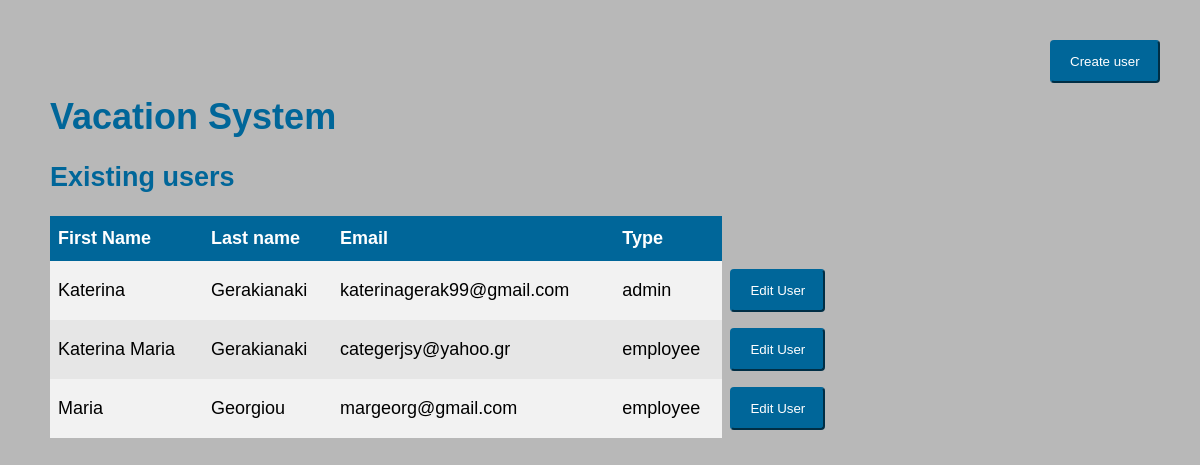
The page /homepage.php on the database its author committed.
### tables this page shows
CREATE TABLE `user` (
  `id_user` int(11) NOT NULL,
  `first_name` varchar(50) NOT NULL,
  `last_name` varchar(50) NOT NULL,
  `password` varchar(20) NOT NULL,
  `email` varchar(25) NOT NULL,
  `type` varchar(10) NOT NULL
);

### homepage.php (the view, shortened to what this page needs)
<?php
    include 'config.php';
  ?>
<!DOCTYPE html>
<html>
<head>
    <link rel="stylesheet" href="assets/css/st.css">
</head>
<body>
<div class="sidebar">
    <button class='wbtn'><a href="create_user.php">Create user</a></button>
</div>
<div class="body-text">
    <h1>Vacation System </h1>
    <h2>Existing users</h2>
    <table id="employees">
        <tr>
            <th>First Name</th>
            <th>Last name</th>
            <th>Email</th>
            <th>Type</th>
        </tr>
        <?php
        $us = mysqli_query($conn,"select * from user");
        while ($row = mysqli_fetch_array($us, MYSQLI_ASSOC)) {
            $first_name=$row['first_name'];
            $last_name=$row['last_name'];
            $email=$row['email'];
            $type=$row['type'];
            $id=$row['id_user'];
            echo "<tr>
                <td>$first_name</td>
                <td>$last_name</td>
                <td>$email</td>
                <td>$type</td>
                <td> <form  action='eu.php'  method='post'>
                    <button type ='submit' name='user' class='wbtn' value='$id'>Edit User</button></form></td>
              </tr>";
        }
        ?>
    </table>
</div>
</body>
</html>

### assets/css/st.css (style rules this page uses)
body { margin: 0; padding: 0; font-family: sans-serif; background: #b8b8b8; background-size: cover; background-position: center; }
.sidebar { height: 200px; width: 150px; position: fixed; top: 0; right: 0; padding-top: 40px; }
.body-text { margin: 8% auto 0; margin-right: 150px; margin-left: 50px; font-size: 18px; }
h1,h2,label { color: #006699; }
.wbtn { color: white; width: auto; padding: 12px 18px; background-color: #006699; border-radius: 4px; border-color: #006699; }
a:link { text-decoration: none; color: white; }
#employees { font-family: Arial, Helvetica, sans-serif; border-collapse: collapse; width: 80%; }
#employees td, #employees th { border: 1px solid #ddd; padding: 8px; border: none; }
#employees tr:nth-child(even) { background-color: #f2f2f2; }
#employees tr:nth-child(odd) { background-color: #e6e6e6; }
tr td:nth-child(5) { background-color: #b8b8b8; }
#employees th { padding-top: 12px; padding-bottom: 12px; text-align: left; background-color: #006699; color: white; margin-down: 100px; }

### rows shown on the page
user: first_name "Katerina", last_name "Gerakianaki", email "katerinagerak99@gmail.com", type "admin", $id 1 (drawn)
user: first_name "Katerina Maria", last_name "Gerakianaki", email "categerjsy@yahoo.gr", type "employee", $id 3 (drawn)
user: first_name "Maria", last_name "Georgiou", email "margeorg@gmail.com", type "employee", $id 4 (drawn)
